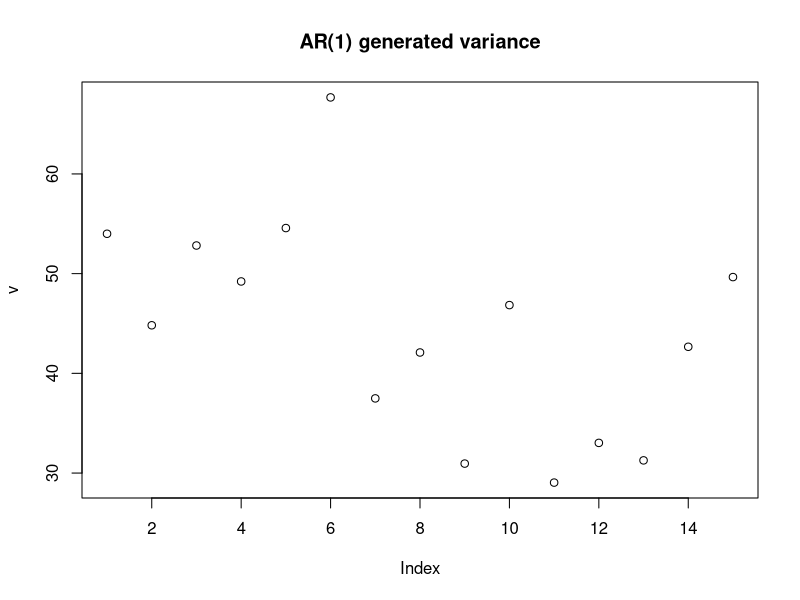

Source code (R):
rm(list = ls())
# Generate simulation data from different models
## Required data
# coords1: All PA (Type 1) coordinates
# coords1_test: subset of coords1: testing coordinates
# coords1_train: subset of coords1: training coordinates
# coords2: All EPA (Type 2) coordinates
# Y1_sum: All PA (Type 1) data
# Y1_test: Type 1 testing data
# Y1_train: Type 1 training data
# Y2: All Type 2 data

############################################################
#### spTimer AR Models
# Model: Y = O_t + e
# O_t = \rho * (O_{t-1} -Xbeta ) + X*\beta + \eta
# \eta is a spatial process
############################################################
set.seed(123)
a1 = 100
a2 = 70
# number of locations
n=c(a1,a2)
ts = 15
# Randomly select 100 testing locations
vld = rbinom(a1, 1, 0.302)
nt=ts # total time steps
# Error variance
sig2eps=3^2
eps = matrix(rnorm(sum(n) * ts, 0, sqrt(sig2eps)), nrow = sum(n), ncol = ts)
# Spatial
range1=2

# rho
rho = 0.6
# simulation
set.seed(1)
leng = 15
coords1 = cbind(runif(n[1],0,leng), runif(n[1],0,leng))
set.seed(28)
coords2 = cbind(runif(n[2],0,leng), runif(n[2],0,leng))
coords=rbind(coords1,coords2)
# Mean
## mean
lon = c(coords1[, 1], coords2[ ,1])
lat = c(coords1[, 2], coords2[ ,2])
lon2 = lon^2; lat2 = lat^2; lonlat = lon * lat
idct = c(rep(0, a1), rep(1, a2))
X = cbind(rep(1, sum(n)), lon, lat, lon2, lat2, lonlat, idct)
sig2eta = 5^2
set.seed(123)
beta = rnorm(7, 1, 2) / 100
beta[7] = sqrt(sig2eta) / 2
xb = X %*% beta


# Bookkeeping
Y1=matrix(NA,ncol=nt,nrow=n[1])
Y2=matrix(NA,ncol=nt,nrow=n[2])
O_all = matrix(NA,ncol=nt,nrow=sum(n))
# Distance matrix
d = as.matrix(dist(coords))
M = exp(-d / range1)

O_all[, 1] = xb + t(chol(M)) %*% rnorm(sum(n), 0, sqrt(sig2eta))

  for (i in 2:ts) {
    O_previous = O_all[, (i-1)]
    O = rho * (O_previous - xb) + xb + t(chol(M)) %*% rnorm(sum(n), 0, sqrt(sig2eta*(1-rho^2)))
    O_all[, i] = O
  }


# sigma * sqrt(1-rho^2) # make variance the same for all time steps


Y = O_all + eps

Y1 = Y[1:(n[1]), ]; Y2 = Y[(n[1]+1):sum(n), ]
# Train test split
Y1_sum = cbind(Y1, vld)
Y1_train = subset(Y1, vld == 0)
Y1_test = subset(Y1, vld == 1)

c1 = cbind(coords1, vld)
coords1_train = subset(coords1, vld == 0)
coords1_test = subset(coords1, vld == 1)

save(list = c("Y1_sum", "Y1_train", "Y1_test", "Y2", "coords1", "coords1_train", "coords1_test", "coords2"), file = "comparison.RData")

# Plot of simulation data
## Variance by time
v = rep(0, ts)
for (i in 1:ts) {
  v[i] = var(Y[, i])
}
plot(v, main = "AR(1) generated variance")

